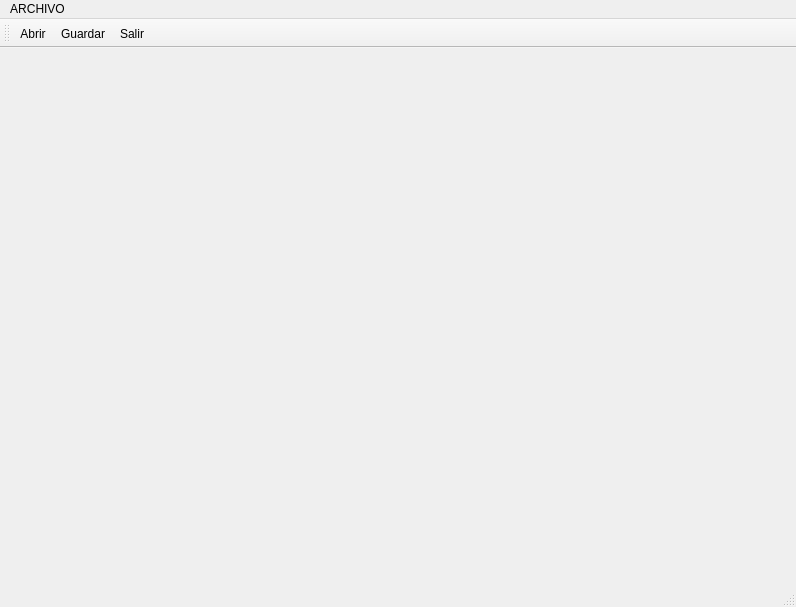
<?xml version="1.0" encoding="UTF-8"?>
<ui version="4.0">
 <class>MainWindow</class>
 <widget class="QMainWindow" name="MainWindow">
  <property name="geometry">
   <rect>
    <x>0</x>
    <y>0</y>
    <width>796</width>
    <height>607</height>
   </rect>
  </property>
  <property name="windowTitle">
   <string>MainWindow</string>
  </property>
  <widget class="QWidget" name="centralwidget"/>
  <widget class="QMenuBar" name="menubar">
   <property name="geometry">
    <rect>
     <x>0</x>
     <y>0</y>
     <width>796</width>
     <height>33</height>
    </rect>
   </property>
   <widget class="QMenu" name="menuARCHIVO">
    <property name="title">
     <string>ARCHIVO</string>
    </property>
    <addaction name="actionAbrir"/>
    <addaction name="actionGuardar"/>
    <addaction name="actionSalir"/>
   </widget>
   <addaction name="menuARCHIVO"/>
  </widget>
  <widget class="QStatusBar" name="statusbar"/>
  <widget class="QToolBar" name="toolBar">
   <property name="windowTitle">
    <string>toolBar</string>
   </property>
   <attribute name="toolBarArea">
    <enum>TopToolBarArea</enum>
   </attribute>
   <attribute name="toolBarBreak">
    <bool>false</bool>
   </attribute>
   <addaction name="actionAbrir"/>
   <addaction name="actionGuardar"/>
   <addaction name="actionSalir"/>
  </widget>
  <action name="actionAbrir">
   <property name="icon">
    <iconset theme="QIcon::ThemeIcon::FolderOpen"/>
   </property>
   <property name="text">
    <string>Abrir...</string>
   </property>
   <property name="statusTip">
    <string>Abrir un archivo </string>
   </property>
   <property name="shortcut">
    <string>Ctrl+O</string>
   </property>
   <property name="menuRole">
    <enum>QAction::MenuRole::NoRole</enum>
   </property>
  </action>
  <action name="actionGuardar">
   <property name="icon">
    <iconset theme="QIcon::ThemeIcon::DocumentSave"/>
   </property>
   <property name="text">
    <string>Guardar</string>
   </property>
   <property name="statusTip">
    <string>Guardar el archivo</string>
   </property>
   <property name="shortcut">
    <string>Ctrl+S</string>
   </property>
   <property name="menuRole">
    <enum>QAction::MenuRole::NoRole</enum>
   </property>
  </action>
  <action name="actionSalir">
   <property name="icon">
    <iconset theme="QIcon::ThemeIcon::WindowClose"/>
   </property>
   <property name="text">
    <string>Salir</string>
   </property>
   <property name="statusTip">
    <string>Cerrar la aplicacion</string>
   </property>
   <property name="shortcut">
    <string>Ctrl+Q</string>
   </property>
   <property name="menuRole">
    <enum>QAction::MenuRole::NoRole</enum>
   </property>
  </action>
 </widget>
 <resources/>
 <connections/>
</ui>
